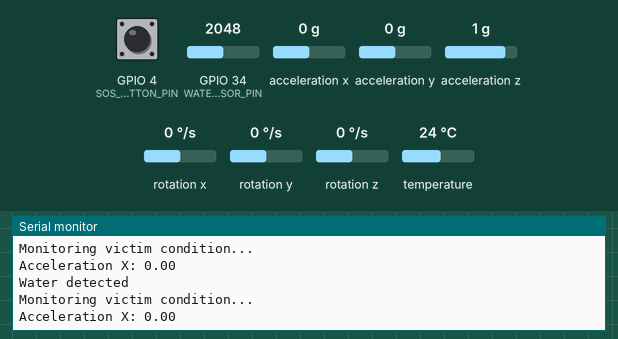
The sketch below on a simulated ESP32. Parts: the last lines printed to the serial monitor. The test bench sets the inputs (shaded band); at power-on: GPIO 4 (SOS_BUTTON_PIN) HIGH, acceleration x 0 g, GPIO 34 (WATER_SENSOR_PIN) = 2048, acceleration y 0 g, acceleration z 1 g, rotation x 0 °/s, rotation y 0 °/s, rotation z 0 °/s, temperature 24 °C.

Above: at 1.8 s.
1.9 s: GPIO 4 (SOS_BUTTON_PIN) pulled LOW for 1.2 s
4.6 s: acceleration x set to -1.4 g
At 5.9 s:
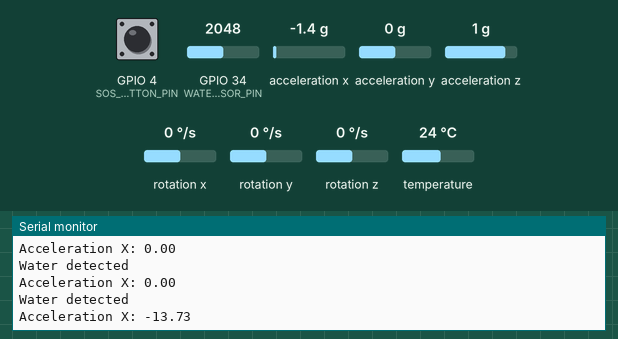
6.1 s: acceleration x set to -0.8 g
At 6.8 s:
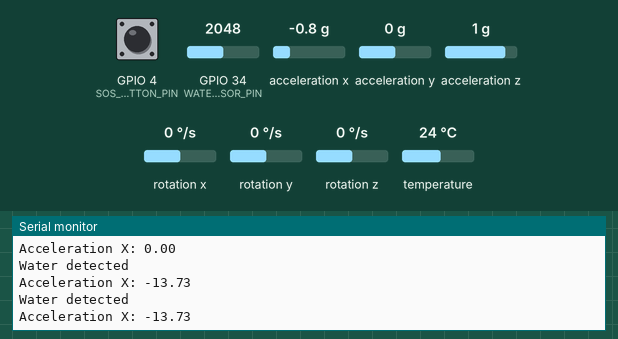
Timing chart, 0 to 9.1 s (numbered marks = the images above; inputs shaded):
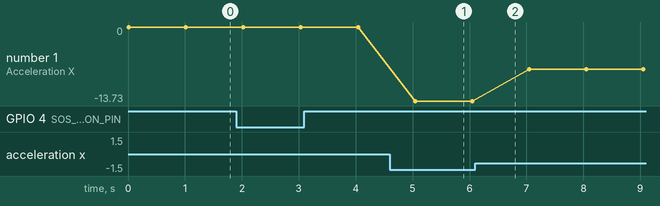

Measured:
- after the input at 4.6 s, the serial monitor: prints a new line after 0.45 s (image 1)
- plotted number 1: 0 → -13.73 after the input at 4.6 s, -13.73 → -7.85 after the input at 6.1 s

The sketch:

vitim_unit.ino
```cpp
/*
  RAKSHA - Smart Aquatic Rescue System
  Sample Code: Victim Wearable Unit

  Demonstrates:
  - SOS button detection
  - Water detection
  - GPS data acquisition
  - MPU6050 motion sensing
  - Emergency alert generation

  Note:
  This is a sample demonstration code.
*/

#include <Wire.h>
#include <Adafruit_MPU6050.h>
#include <Adafruit_Sensor.h>

#define SOS_BUTTON_PIN 4
#define WATER_SENSOR_PIN 34

Adafruit_MPU6050 mpu;

bool emergencyActive = false;

void setup() {

  Serial.begin(115200);

  pinMode(SOS_BUTTON_PIN, INPUT_PULLUP);
  pinMode(WATER_SENSOR_PIN, INPUT);

  Wire.begin();

  // Initialize MPU6050
  if (!mpu.begin()) {
    Serial.println("MPU6050 not detected!");
  } else {
    Serial.println("MPU6050 initialized");
  }

  Serial.println("--------------------------------");
  Serial.println("RAKSHA Victim Wearable Unit");
  Serial.println("System Ready");
  Serial.println("--------------------------------");
}

void loop() {

  // Read SOS Button
  int sosState = digitalRead(SOS_BUTTON_PIN);

  // Read Water Sensor
  int waterValue = analogRead(WATER_SENSOR_PIN);

  // Read MPU6050
  sensors_event_t acceleration;
  sensors_event_t gyro;
  sensors_event_t temperature;

  mpu.getEvent(&acceleration, &gyro, &temperature);

  // SOS Emergency
  if (sosState == LOW) {

    emergencyActive = true;

    Serial.println("!!! SOS EMERGENCY ACTIVATED !!!");
    sendEmergencyAlert();
  }

  // Water Detection
  if (waterValue > 1500) {

    Serial.println("Water detected");

    if (!emergencyActive) {
      Serial.println("Monitoring victim condition...");
    }
  }

  // Motion Data
  Serial.print("Acceleration X: ");
  Serial.println(acceleration.acceleration.x);

  delay(1000);
}


// Sample Emergency Alert Function
void sendEmergencyAlert() {

  Serial.println("Emergency Alert Sent");

  Serial.println("Data:");
  Serial.println("- Emergency Status: ACTIVE");
  Serial.println("- Zone Information: Available");
  Serial.println("- GPS Location: Requested");

  /*
    Actual system communication,
    GPS transmission, relay activation,
    and centralized monitoring logic
    are implemented in the private code.
  */
}
```
